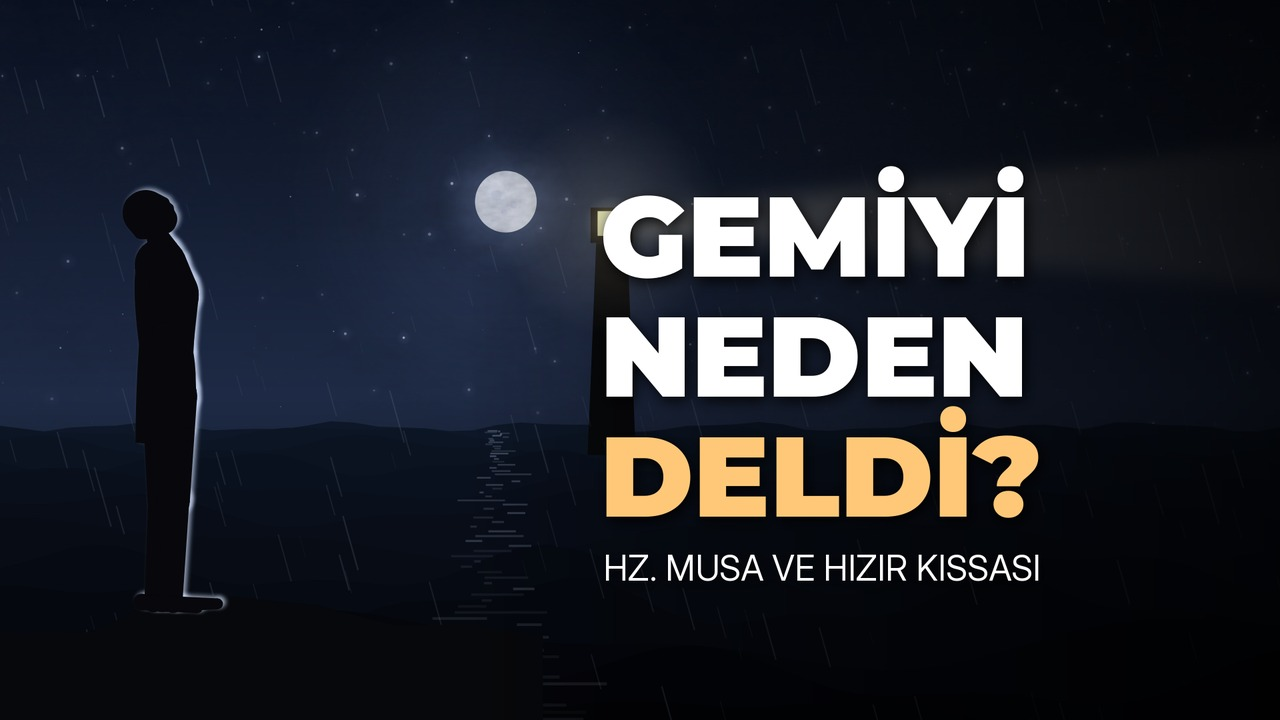

Recreate this plot in Python.
import sys, math, numpy as np, skia
sys.argv=['x']; import os
from PIL import Image, ImageDraw, ImageFont, ImageFilter
sys.path.insert(0,'.'); import cinew as CI
W,H=1920,1080; FD='/home/claude/kuranikerim_tr/fonts/'
surf=skia.Surface(W,H); c=surf.getCanvas(); E=CI.Env('deniz',97)
CI.SCENES['deniz'](c,14.0,1,5.0,0.55,CI.Cam(0,0,1.12,0),E)
im=Image.fromarray(surf.makeImageSnapshot().toarray(colorType=skia.ColorType.kRGBA_8888_ColorType)[...,:3]).convert('RGB')
ov=Image.new('RGBA',(W,H),(0,0,0,0)); d=ImageDraw.Draw(ov)
for x in range(W): d.line([(x,0),(x,H)],fill=(0,0,0,int(190*max(0,(x-700)/1220)**.8)))
im=Image.alpha_composite(im.convert('RGBA'),ov)
def f(n,s,w):
    ft=ImageFont.truetype(FD+n,s)
    try: ft.set_variation_by_axes([w])
    except Exception: pass
    return ft
d=ImageDraw.Draw(im)
def txt(x,y,s,ft,col):
    sh=Image.new('RGBA',(W,H),(0,0,0,0)); ImageDraw.Draw(sh).text((x+4,y+6),s,font=ft,fill=(0,0,0,230)); 
    im.alpha_composite(sh.filter(ImageFilter.GaussianBlur(10))); ImageDraw.Draw(im).text((x,y),s,font=ft,fill=col)
txt(900,250,'GEMİYİ',f('Montserrat.ttf',170,900),(255,255,255,255))
txt(900,430,'NEDEN',f('Montserrat.ttf',170,900),(255,255,255,255))
txt(900,610,'DELDİ?',f('Montserrat.ttf',170,900),(255,200,120,255))
txt(905,820,'HZ. MUSA VE HIZIR KISSASI',f('Inter.ttf',52,700),(255,255,255,235))
im.convert('RGB').resize((1280,720),Image.LANCZOS).save('kapak.jpg',quality=92)
